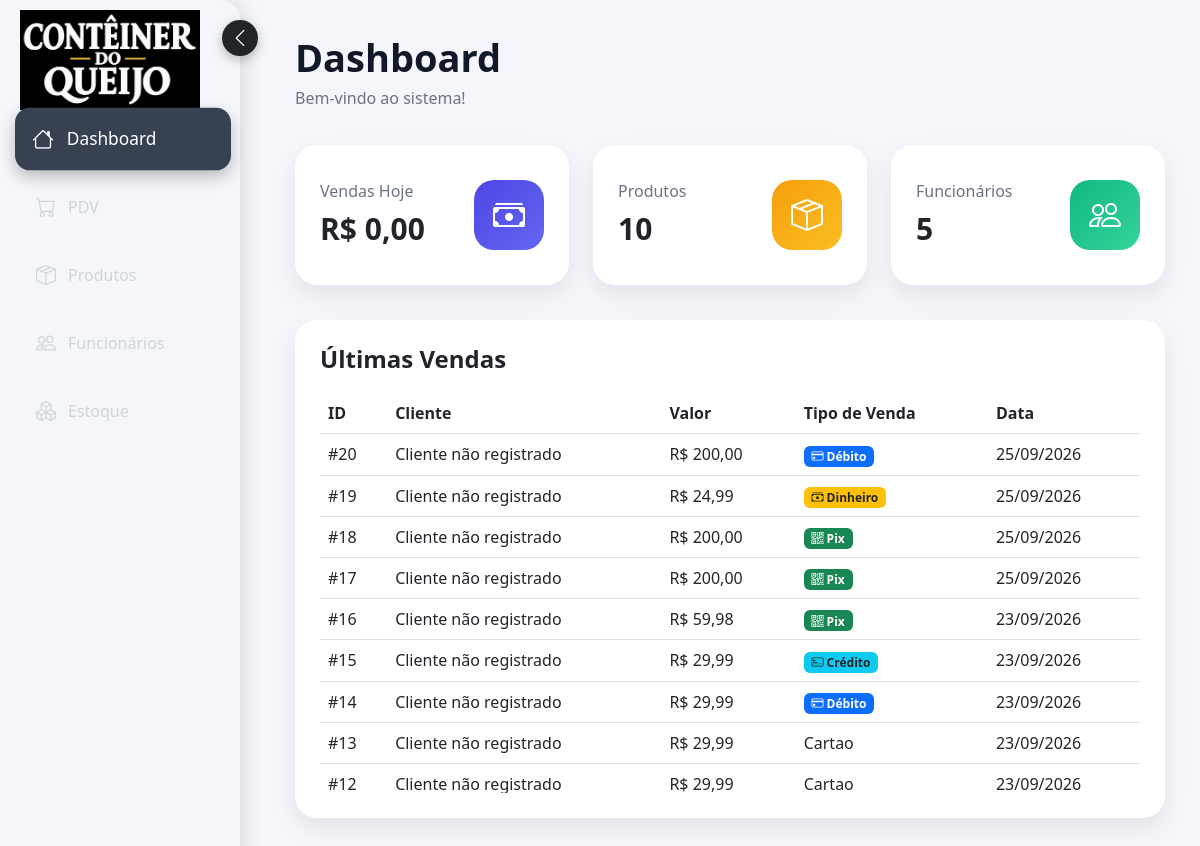
The page /PDV/index.php on the database as committed earlier.
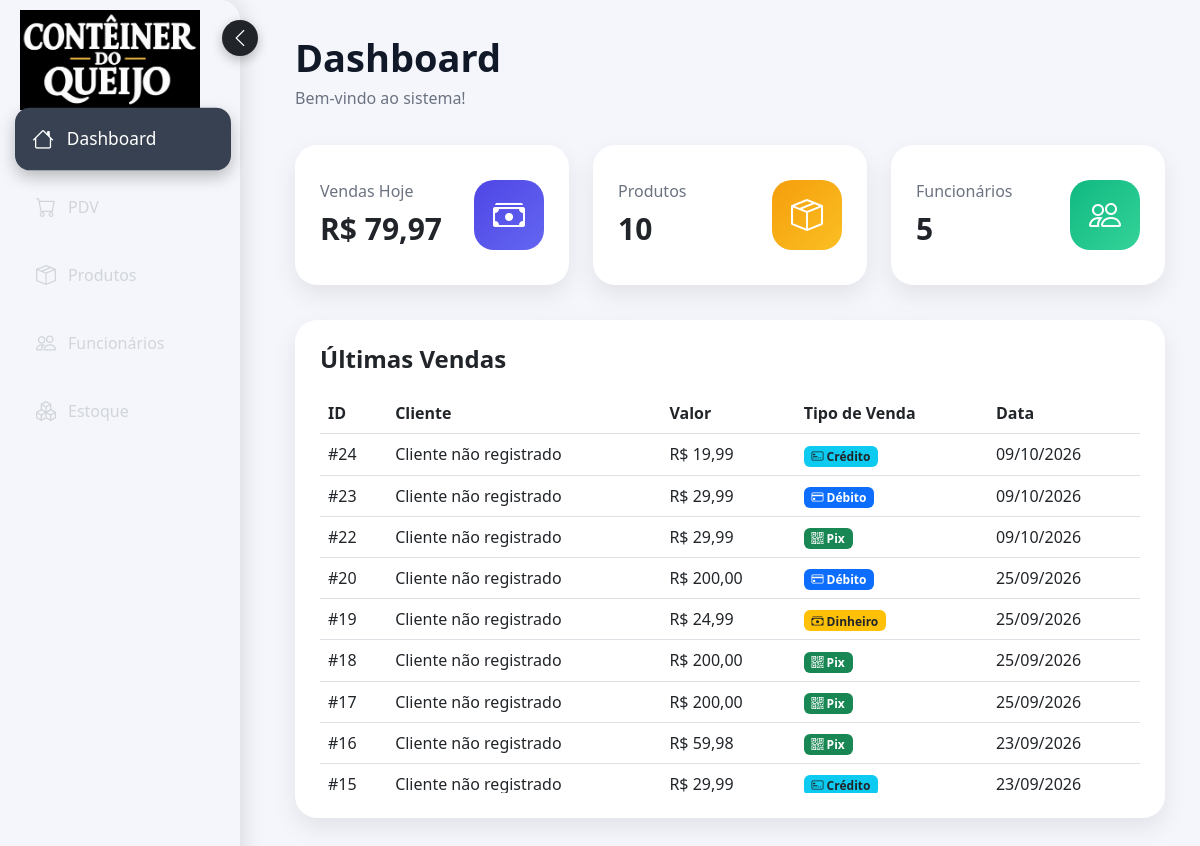
The same page on the database as committed later.
### tables this page shows
CREATE TABLE IF NOT EXISTS `vendas` (
  `idVendas` int(11) NOT NULL AUTO_INCREMENT,
  `valor` float(10,2) DEFAULT NULL,
  `data` date DEFAULT NULL,
  `formaDePagamento` enum('Dinheiro','Debito','Credito','Pix','Crediario','Cartao') NOT NULL DEFAULT 'Dinheiro',
  `idProduto` int(11) DEFAULT NULL,
  `idCliente` int(11) DEFAULT NULL,
  PRIMARY KEY (`idVendas`),
  KEY `idProduto` (`idProduto`),
  KEY `idCliente` (`idCliente`)
);

### PDV/index.php (the view, shortened to what this page needs)
<?php
include 'conexao.php';
$sql_vendas = "
SELECT SUM(valor) AS total_hoje
FROM vendas
WHERE DATE(data) = CURDATE()
";
$result_vendas = mysqli_query($conn, $sql_vendas);
$dados_vendas = mysqli_fetch_assoc($result_vendas);
$total_hoje = $dados_vendas['total_hoje'];
if($total_hoje == null){
    $total_hoje = 0;
}
$sql_produtos = "SELECT COUNT(*) AS total_produtos FROM produtos";
$result_produtos = mysqli_query($conn, $sql_produtos);
$dados_produtos = mysqli_fetch_assoc($result_produtos);
$total_produtos = $dados_produtos['total_produtos'];
$sql_funcionarios = "
SELECT COUNT(*) AS total_funcionarios
FROM funcionarios
";
$result_funcionarios = mysqli_query($conn, $sql_funcionarios);
$dados_funcionarios = mysqli_fetch_assoc($result_funcionarios);
$total_funcionarios = $dados_funcionarios['total_funcionarios'];
?>
<!DOCTYPE html>
<html lang="pt-br">
<head>
  <link href="https://cdn.jsdelivr.net/npm/bootstrap@5.3.0/dist/css/bootstrap.min.css" rel="stylesheet">
  <link rel="stylesheet"
  href="https://cdn.jsdelivr.net/npm/bootstrap-icons@1.11.3/font/bootstrap-icons.min.css">
  <link rel="stylesheet" href="css/estilo.css">
</head>
<body >
  <div class="sidebar">
    <img id="logo" src="../imagens/logo.jpeg" style="height: 100px; width: 180px; margin-left: 0px; margin-right: 0px; margin-top: -20px;">
    <a href="index.php" class="ativo">
    <i class="bi bi-house"></i>
    Dashboard
</a>
<button
    type="button"
    class="botao-sidebar"
    onclick="alternarSidebar()"
    title="Ocultar menu"
>
    <i class="bi bi-chevron-left"></i>
</button>
    <a href="pdv.html">
      <i class="bi bi-cart"></i>
      PDV
    </a>
    <a href="produtos.html">
      <i class="bi bi-box-seam"></i>
      Produtos
    </a>
    <a href="funcionarios.html">
      <i class="bi bi-people"></i>
      Funcionários
    </a>
    <a href="estoque.php">
  <i class="bi bi-boxes"></i>
  Estoque
</a>
  </div>
  <div class="content">
    <h1 class="titulo">Dashboard</h1>
    <p class="subtitulo">Bem-vindo ao sistema!</p>
    <div class="row g-4">
      <div class="col-md-4">
        <div class="card-dashboard">
          <div>
            <h6>Vendas Hoje</h6>
            <h3>
    R$ <?= number_format($total_hoje, 2, ',', '.') ?>
</h3>
          </div>
          <div class="icon-card bg-vendas">
            <i class="bi bi-cash-stack"></i>
          </div>
        </div>
      </div>
      <div class="col-md-4">
        <div class="card-dashboard">
          <div>
            <h6>Produtos</h6>
            <h3><?= $total_produtos ?></h3>
          </div>
          <div class="icon-card bg-produtos">
            <i class="bi bi-box-seam"></i>
          </div>
        </div>
      </div>
      <div class="col-md-4">
        <div class="card-dashboard">
          <div>
            <h6>Funcionários</h6>
            <h3><?= $total_funcionarios ?></h3>
          </div>
          <div class="icon-card bg-funcionarios">
            <i class="bi bi-people"></i>
          </div>
        </div>
      </div>
    </div>
    <div class="painel">
      <h4>Últimas Vendas</h4>
      <div class="tabela-vendas">
    <table class="table table-hover">
        <thead>
            <tr>
                <th>ID</th>
                <th>Cliente</th>
                <th>Valor</th>
                <th>Tipo de Venda</th>
                <th>Data</th>
            </tr>
        </thead>
        <tbody>
            <?php
            $sql_ultimas = "
            SELECT *
            FROM vendas
            ORDER BY idVendas DESC
            ";
            $result_ultimas =
                mysqli_query(
                    $conn,
                    $sql_ultimas
                );
            while (
                $venda =
                mysqli_fetch_assoc(
                    $result_ultimas
                )
            ) {
            ?>
            <tr>
                <td>
                    #<?= $venda['idVendas'] ?>
                </td>
                <td>
                    Cliente não registrado
                </td>
                <td>
                    R$
                    <?= number_format(
                        $venda['valor'],
                        2,
                        ',',
                        '.'
                    ) ?>
                </td>
                <td>
                <?php
$forma = $venda['formaDePagamento'] ?? '';
switch ($forma) {
    case 'Pix':
        echo '<span class="badge bg-success">
                <i class="bi bi-qr-code"></i> Pix
              </span>';
        break;
    case 'Dinheiro':
        echo '<span class="badge bg-warning text-dark">
                <i class="bi bi-cash-stack"></i> Dinheiro
              </span>';
        break;
    case 'Crediario':
        echo '<span class="badge bg-secondary">
                <i class="bi bi-journal-text"></i> Crediário
              </span>';
        break;
    case 'Debito':
        echo '<span class="badge bg-primary">
                <i class="bi bi-credit-card"></i> Débito
              </span>';
        break;
    case 'Credito':
        echo '<span class="badge bg-info text-dark">
                <i class="bi bi-credit-card-2-front"></i> Crédito
              </span>';
        break;
    default:
        echo htmlspecialchars($forma);
        break;
}
?>
                </td>
                <td>
                    <?= date(
                        'd/m/Y',
                        strtotime(
                            $venda['data']
                        )
                    ) ?>
                </td>
            </tr>
            <?php } ?>
        </tbody>
    </table>
</div>
    </div>
  </div>
</body>
</html>

### PDV/estilo.css (style rules this page uses)
body { overflow-x: hidden; }

### PDV/index.php (style rules this page uses)
.tabela-vendas { max-height: 400px; overflow-y: auto; overflow-x: hidden; border-radius: 12px; }
.tabela-vendas table { margin-top: 0; }
.tabela-vendas thead th { position: sticky; top: 0; background: white; z-index: 2; }
body { margin:0; background:#f4f6fb; font-family:'Segoe UI', sans-serif; }
.sidebar { width:240px; height:100vh; position:fixed; background:linear-gradient(black); padding:30px 20px; border-radius:0 20px 20px 0; box-shadow:5px 0 20px rgba(0,0,0,0.1); transition: transform 0.3s ease; }
.sidebar a { display:flex; align-items:center; gap:12px; color:#d1d5db; padding:14px 16px; text-decoration:none; border-radius:14px; margin-bottom:10px; transition:0.3s; font-size:16px; }
.sidebar a.ativo { background: #374151; color: white; transform: scale(1.08); position: relative; z-index: 10; box-shadow: 0 6px 15px rgba(0, 0, 0, 0.25); margin-left: 3px; margin-right: -3px; }
.sidebar i { font-size:20px; }
.content { margin-left:260px; padding:35px; }
.titulo { font-size:38px; font-weight:bold; color:#111827; margin-bottom:5px; }
.subtitulo { color:#6b7280; margin-bottom:35px; }
.card-dashboard { background:white; border-radius:22px; padding:25px; display:flex; justify-content:space-between; align-items:center; box-shadow:0 10px 25px rgba(0,0,0,0.08); transition:0.3s; height:140px; }
.card-dashboard h6 { color:#6b7280; margin-bottom:10px; }
.card-dashboard h3 { font-size:30px; font-weight:bold; margin:0; }
.icon-card { width:70px; height:70px; display:flex; align-items:center; justify-content:center; border-radius:20px; font-size:32px; color:white; }
.bg-vendas { background:linear-gradient(135deg,#4f46e5,#6366f1); }
.bg-produtos { background:linear-gradient(135deg,#f59e0b,#fbbf24); }
.bg-funcionarios { background:linear-gradient(135deg,#10b981,#34d399); }
.painel { background:white; border-radius:22px; padding:25px; margin-top:35px; box-shadow:0 10px 25px rgba(0,0,0,0.08); }
.painel h4 { margin-bottom:20px; font-weight:bold; }
table { margin-top:15px; }
.botao-sidebar { position: absolute; top: 20px; right: -18px; width: 36px; height: 36px; border: none; border-radius: 50%; background: #212529; color: white; display: flex; align-items: center; justify-content: center; cursor: pointer; box-shadow: 0 4px 12px rgba(0,0,0,0.25); transition: 0.3s; z-index: 1001; }

Rows that differ between the two databases and show on the page:
no longer on this page (row unchanged): vendas: idVendas "14", valor "29,99", formaDePagamento "Debito" (drawn), data "23/09/2026"
removed vendas: idVendas "13", valor "29,99", formaDePagamento "Cartao", data "23/09/2026"
removed vendas: idVendas "12", valor "29,99", formaDePagamento "Cartao", data "23/09/2026"
added vendas: idVendas "24", valor "19,99", formaDePagamento "Credito" (drawn), data "09/10/2026"
added vendas: idVendas "23", valor "29,99", formaDePagamento "Debito" (drawn), data "09/10/2026"
added vendas: idVendas "22", valor "29,99", formaDePagamento "Pix" (drawn), data "09/10/2026"
Other text that changed with them:
$total_hoje: "0,00" → "79,97"
